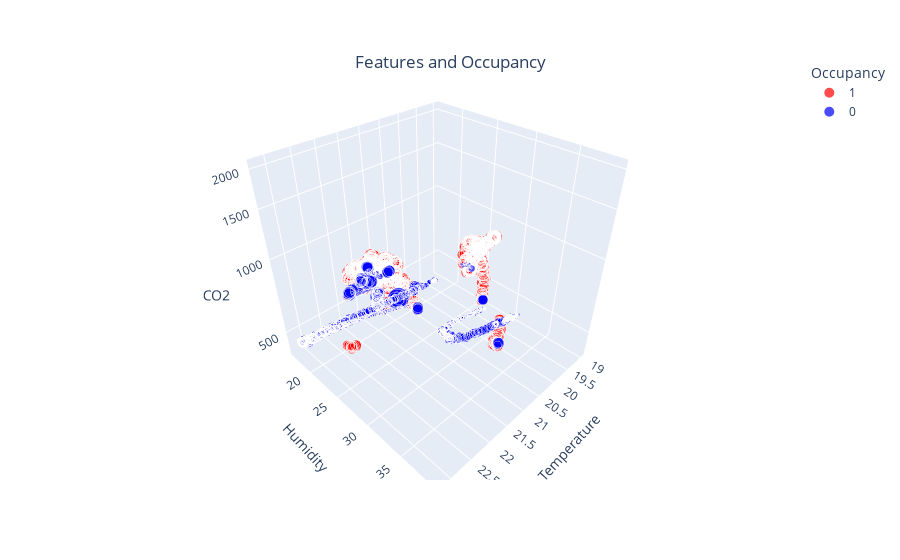

This figure's notebook cell:
### Markdown cell above
На данном графике изображены данные относительно наличия людей в помещении в течение двух дней.

Легко заметить:
1. Рабочий день с 09:00 до 18:00
2. Любой параметр становится больше как раз с начала рабочего дня

### Code cell
data = df.copy()
data.Occupancy = data.Occupancy.astype(str)
fig = px.scatter_3d(data, x='Temperature', y='Humidity', z='CO2', size='Light', color='Occupancy', color_discrete_map={'1':'red', '0':'blue'})
fig.update_layout(scene_zaxis_type="log", title={'text': "Features and Occupancy",
                                                'y':0.9,
                                                'x':0.5,
                                                'xanchor': 'center',
                                                'yanchor': 'top'})
iplot(fig)

### Figure 1 — Plotly figure (JSON) as saved in the notebook; plotly's stock layout.template omitted (floating-point values rounded to 4 significant figures; data arrays with more than 128 entries replaced by an {"elided": "..."} marker saying what was removed)
{"data": [{"hovertemplate": "Occupancy=1<br>Temperature=%{x}<br>Humidity=%{y}<br>CO2=%{z}<br>Light=%{marker.size}<extra></extra>", "legendgroup": "1", "marker": {"color": "red", "size": {"elided": "1729 float values"}, "sizemode": "area", "sizeref": 3.866, "symbol": "circle"}, "mode": "markers", "name": "1", "scene": "scene", "showlegend": true, "type": "scatter3d", "x": {"elided": "1729 float values"}, "y": {"elided": "1729 float values"}, "z": {"elided": "1729 float values"}}, {"hovertemplate": "Occupancy=0<br>Temperature=%{x}<br>Humidity=%{y}<br>CO2=%{z}<br>Light=%{marker.size}<extra></extra>", "legendgroup": "0", "marker": {"color": "blue", "size": {"elided": "6414 float values"}, "sizemode": "area", "sizeref": 3.866, "symbol": "circle"}, "mode": "markers", "name": "0", "scene": "scene", "showlegend": true, "type": "scatter3d", "x": {"elided": "6414 float values"}, "y": {"elided": "6414 float values"}, "z": {"elided": "6414 float values"}}], "layout": {"legend": {"itemsizing": "constant", "title": {"text": "Occupancy"}, "tracegroupgap": 0}, "margin": {"t": 60}, "scene": {"domain": {"x": [0, 1], "y": [0, 1]}, "xaxis": {"title": {"text": "Temperature"}}, "yaxis": {"title": {"text": "Humidity"}}, "zaxis": {"title": {"text": "CO2"}, "type": "log"}}, "title": {"text": "Features and Occupancy", "x": 0.5, "xanchor": "center", "y": 0.9, "yanchor": "top"}}}
